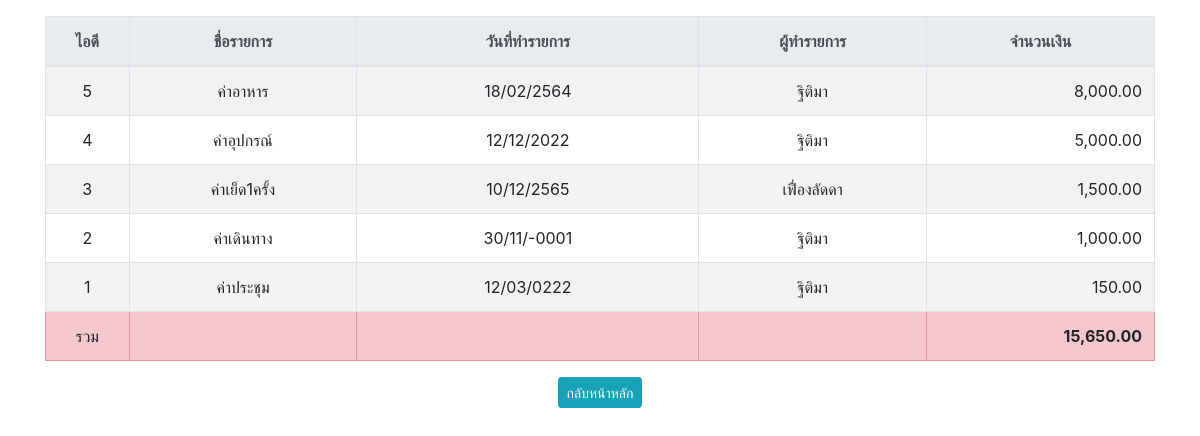
Before: /show.php with the older database file.
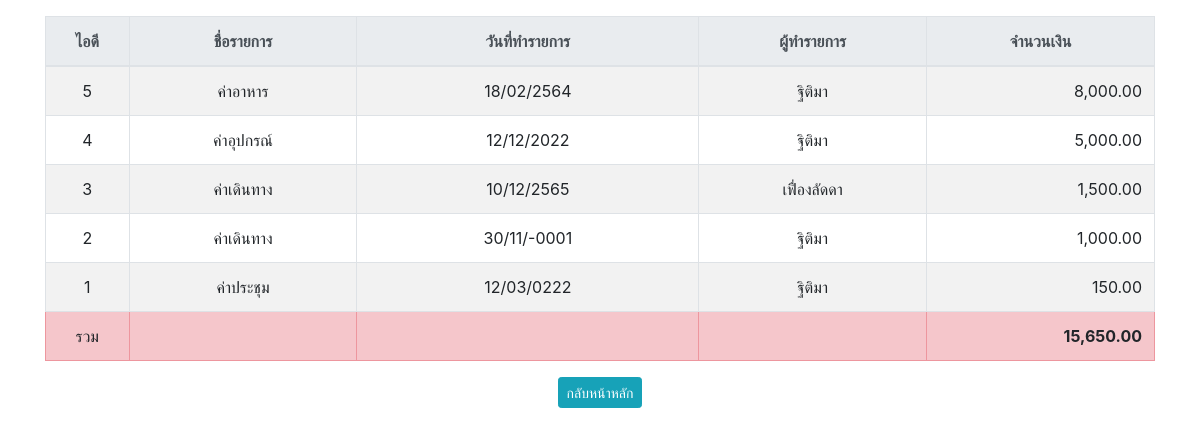
After: the same page with the newer database file.
### tables this page shows
CREATE TABLE `number` (
  `id` int(10) NOT NULL,
  `item_name` varchar(255) NOT NULL,
  `date` date NOT NULL,
  `name` varchar(255) NOT NULL,
  `amount` float(8,2) NOT NULL
);

### show.php (the view, shortened to what this page needs)
<?php include ("h.php");?>
<?php include ("connect.php");
      $sql="SELECT * FROM `number`   ORDER BY amount DESC ";
    $resual = mysqli_query($conn, $sql);
 ?>
<!DOCTYPE html>
<div class="container "align ='center';>
        <table  class="table table-bordered table-striped" id="example" >
          <thead class="thead-light">
          <tr align = 'center'; >
             <table  class="table table-bordered table-striped" id="example" >
                  <thead class="thead-light">
                  <tr align = 'center'; >
                   <th width="3%">ไอดี</th>
                   <th width="10%">ชื่อรายการ</th>
                   <th width="15%">วันที่ทำรายการ </th>
                   <th width="10%">ผู้ทำรายการ</th>
                   <th width="10%">จำนวนเงิน</th>
                   </tr>
</thead>
</thead>
<link rel="stylesheet" href="bootstrap.css" />
<?php
         while($row = mysqli_fetch_array($resual,MYSQLI_ASSOC)){
    ?>
    <tr align = 'center';>
      <td><?php echo $row["id"]; ?></td>
           <td><?php echo $row["item_name"]; ?></td>
           <td><?php echo date("d/m/Y",strtotime($row["date"])); ?></td>
           <td><?php echo $row["name"]; ?></td>
      <td align="right"><?php echo number_format($row['amount'],2);?></td>
</tr>
<?php
                   @$amount_total += $row['amount'];
                    }
                    ?>
<tr class="table-danger">
   <td align="center">รวม</td>
   <td align="center"></td>
   <td align="center"></td>
  <td align="center"></td>
  <td align="right"><b>
  <?php echo number_format(@$amount_total,2);?></b></td></td>
</tr>
</table>
</div>
        </body>
      </body>
      </html>
<center><a href="index.php" class="btn btn-info btn-sm"> กลับหน้าหลัก </a>

### h.php (shortened to what this page needs)
<!DOCTYPE html>
<html lang="en" dir="ltr">
  <head>
      <link rel="stylesheet" href="https://cdn.jsdelivr.net/npm/bootstrap@4.6.0/dist/css/bootstrap.min.css">
  </body>
</html>

Changed rows visible on the page:
changed number "เฟื่องลัดดา": item_name "ค่าเย็ด1ครั้ง" → "ค่าเดินทาง"
